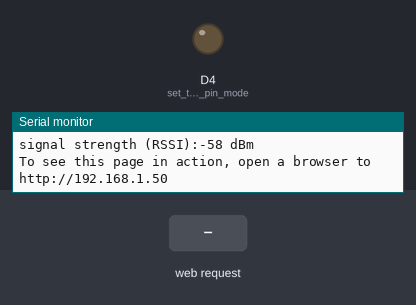
This sketch was run on a simulated Arduino MKR. Parts: output pins drawn as LEDs (lit = HIGH), the last lines printed to the serial monitor. The test bench sets the inputs (shaded band). WiFi joins after 1.5 s; servers stay silent unless stated; random numbers use the default seed unless the sketch sets one.

Above: at 12.7 s.
12.8 s: HTTP request GET /H received
At 13.3 s:
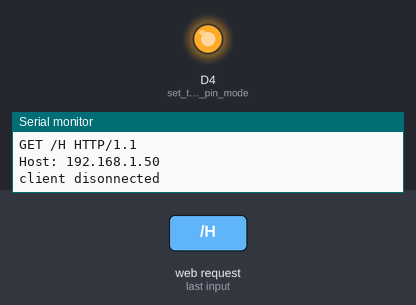
14.3 s: HTTP request GET /L received
At 15.5 s:
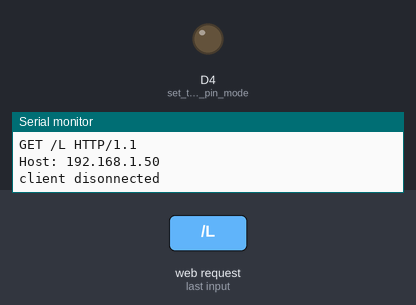
15.8 s: HTTP request GET /flip_switch received
At 16.2 s:
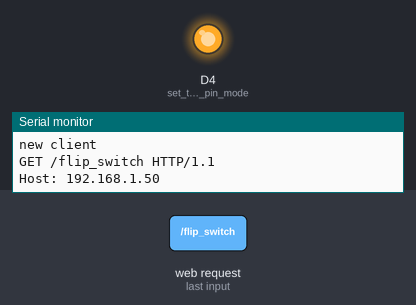
Timing chart, 0 to 18.8 s (numbered marks = the images above; inputs shaded):
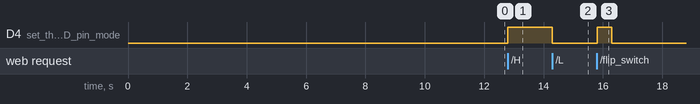

Measured:
- after the input at 12.8 s, D4 (set_the_LED_pin_mode): LOW → HIGH at once
- after the input at 14.3 s, D4 (set_the_LED_pin_mode): HIGH → LOW at once
- after the input at 15.8 s, D4 (set_the_LED_pin_mode): LOW → HIGH at once, → LOW 0.50 s later

The sketch:

ArduinoWifiServer.ino
```cpp
/*
 * Adapted from https://www.arduino.cc/en/Tutorial/WiFiNINASimpleWebServerWiFI
 * https://startingelectronics.org/tutorials/arduino/ethernet-shield-web-server-tutorial/web-server-read-switch-using-AJAX/
*/

#include <SPI.h>
#include <WiFiNINA.h>
#include <ArduinoHttpClient.h>


#include "arduino_secrets.h"
///////please enter your sensitive data in the Secret tab/arduino_secrets.h

char ssid[] = SECRET_SSID;        // your network SSID (name)
char pass[] = SECRET_PASS;    // your network password (use for WPA, or use as key for WEP)
int keyIndex = 0;                 // your network key Index number (needed only for WEP)
const String discord_webhook = SECRET_WEBHOOK;
const String discord_tts = SECRET_TTS;

int status = WL_IDLE_STATUS;
WiFiServer server(80);

String HTTP_req;

void setup() {
  Serial.begin(9600);      // initialize serial communication
  pinMode(4, OUTPUT);      // set the LED pin mode

  // check for the WiFi module:
  if (WiFi.status() == WL_NO_MODULE) {
    Serial.println("Communication with WiFi module failed!");
    // don't continue
    while (true);
  }

  String fv = WiFi.firmwareVersion();
  if (fv < WIFI_FIRMWARE_LATEST_VERSION) {
    Serial.println("Please upgrade the firmware");
  }

  // attempt to connect to Wifi network:
  while (status != WL_CONNECTED) {
    Serial.print("Attempting to connect to Network named: ");
    Serial.println(ssid);                   // print the network name (SSID);

    // Connect to WPA/WPA2 network. Change this line if using open or WEP network:
    status = WiFi.begin(ssid, pass);
    // wait 10 seconds for connection:
    delay(10000);
  }
  server.begin();                           // start the web server on port 80
  printWifiStatus();                        // you're connected now, so print out the status
}


void loop() {
  WiFiClient client = server.available();   // listen for incoming clients

  if (client) {                             // if you get a client,
    Serial.println("new client");           // print a message out the serial port
    String currentLine = "";                // make a String to hold incoming data from the client
    while (client.connected()) {            // loop while the client's connected
      if (client.available()) {             // if there's bytes to read from the client,
        char c = client.read();             // read a byte, then
        Serial.write(c);                    // print it out the serial monitor
        HTTP_req += c;  // save the HTTP request 1 char at a time
        if (c == '\n') {                    // if the byte is a newline character

          // if the current line is blank, you got two newline characters in a row.
          // that's the end of the client HTTP request, so send a response:
          if (currentLine.length() == 0) {
            // HTTP headers always start with a response code (e.g. HTTP/1.1 200 OK)
            // and a content-type so the client knows what's coming, then a blank line:
            client.println("HTTP/1.1 200 OK");
            client.println("Content-type:text/html");
            client.println("Connection: keep-alive");
            client.println();

              if (HTTP_req.indexOf("flip_switch") > -1) {
                  CycleRelay(4);
              }
              else {  // HTTP request for web page
                  // send web page - contains JavaScript with AJAX calls
                  client.println("<!DOCTYPE html>");
                  client.println("<html>");
                  client.println("<head>");
                  client.println("<title>Arduino Web Page</title>");
                  client.println("<script>");
                  client.println("function GetSwitchState() {");
                  client.println("nocache = \"&nocache=\"\
                                                   + Math.random() * 1000000;");
                  client.println("var request = new XMLHttpRequest();");
                  client.println("request.onreadystatechange = function() {");
                  client.println("if (this.readyState == 4) {");
                  client.println("if (this.status == 200) {");
                  client.println("if (this.responseText != null) {");
                  client.println("document.getElementById(\"switch_txt\").innerHTML = this.responseText;");
                  client.println("}}}}");
                  client.println("request.open(\"GET\", \"flip_switch\" + nocache, true);");
                  client.println("request.send(null);");
                  client.println("}");
                  client.println("</script>");
                  client.println("</head>");
                  client.println("<body>");
                  client.println("<h1>Garage Door Opener</h1>");
                  client.println("<button type=\"button\"\
                      onclick=\"GetSwitchState()\">Push Button</button>");
                  client.println("</body>");
                  client.println("</html>");
              }
              HTTP_req = "";            // finished with request, empty string

            break;
          } else {    // if you got a newline, then clear currentLine:
            currentLine = "";
          }
        } else if (c != '\r') {  // if you got anything else but a carriage return character,
          currentLine += c;      // add it to the end of the currentLine
        }

        // Check to see if the client request was "GET /H" or "GET /L":
        if (currentLine.endsWith("GET /H")) {
          digitalWrite(LED_BUILTIN, HIGH);
          digitalWrite(4, HIGH);
        }
        if (currentLine.endsWith("GET /L")) {
          digitalWrite(LED_BUILTIN, LOW);
          digitalWrite(4, LOW);
        }
      }
    }
    // close the connection:
    client.stop();
    Serial.println("client disonnected");
  }
}

void discord_send(String content) {
  const char server[] = "discordapp.com";
  const int port = 443;
  const String discord_webhook = SECRET_WEBHOOK;
  const String discord_tts = SECRET_TTS;
  WiFiSSLClient client;
  HttpClient http_client = HttpClient(client, server, port);

  Serial.println("[HTTP] Connecting to Discord...");
  Serial.println("[HTTP] Message: " + content);
  Serial.println("[HTTP] TTS: " + discord_tts);
  http_client.post(discord_webhook, "application/json", "{\"content\":\"" + content + "\", \"tts\":" + discord_tts + "}");
  // read the status code and body of the response
  int statusCode = http_client.responseStatusCode();
  String response = http_client.responseBody();

  Serial.print("[HTTP] Status code: ");
  Serial.println(statusCode);
  Serial.print("[HTTP] Response: ");
  Serial.println(response);
}

void CycleRelay(int pin)
{
          digitalWrite(LED_BUILTIN, HIGH);
          digitalWrite(pin, HIGH);
          delay(500);
          digitalWrite(LED_BUILTIN,LOW);
          digitalWrite(pin, LOW);
          delay(500);
}
void printWifiStatus() {
  // print the SSID of the network you're attached to:
  Serial.print("SSID: ");
  Serial.println(WiFi.SSID());

  // print your board's IP address:
  IPAddress ip = WiFi.localIP();
  Serial.print("IP Address: ");
  Serial.println(ip);

  // print the received signal strength:
  long rssi = WiFi.RSSI();
  Serial.print("signal strength (RSSI):");
  Serial.print(rssi);
  Serial.println(" dBm");
  // print where to go in a browser:
  Serial.print("To see this page in action, open a browser to http://");
  Serial.println(ip);
}
```

arduino_secrets.h
```cpp
#define SECRET_SSID ""
#define SECRET_PASS ""
#define SECRET_WEBHOOK ""
#define SECRET_TTS ""
```
